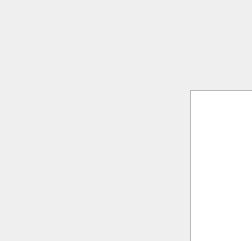
<?xml version="1.0" encoding="UTF-8"?>
<ui version="4.0">
 <class>Rf</class>
 <widget class="QWidget" name="Rf">
  <property name="geometry">
   <rect>
    <x>0</x>
    <y>0</y>
    <width>252</width>
    <height>241</height>
   </rect>
  </property>
  <property name="windowTitle">
   <string>Rf</string>
  </property>
  <widget class="QTableWidget" name="tableWidget">
   <property name="geometry">
    <rect>
     <x>190</x>
     <y>90</y>
     <width>256</width>
     <height>192</height>
    </rect>
   </property>
  </widget>
 </widget>
 <layoutdefault spacing="6" margin="11"/>
 <resources/>
 <connections/>
</ui>
